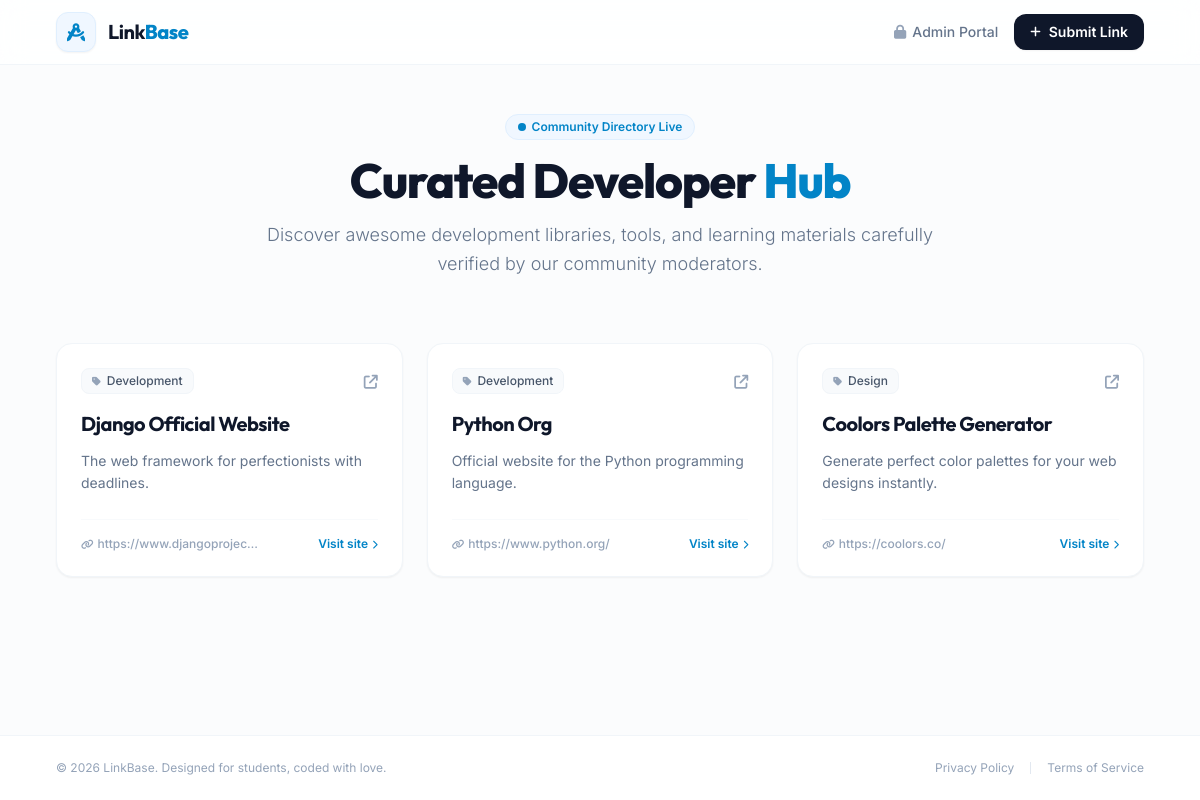
Before: / with the older database file.
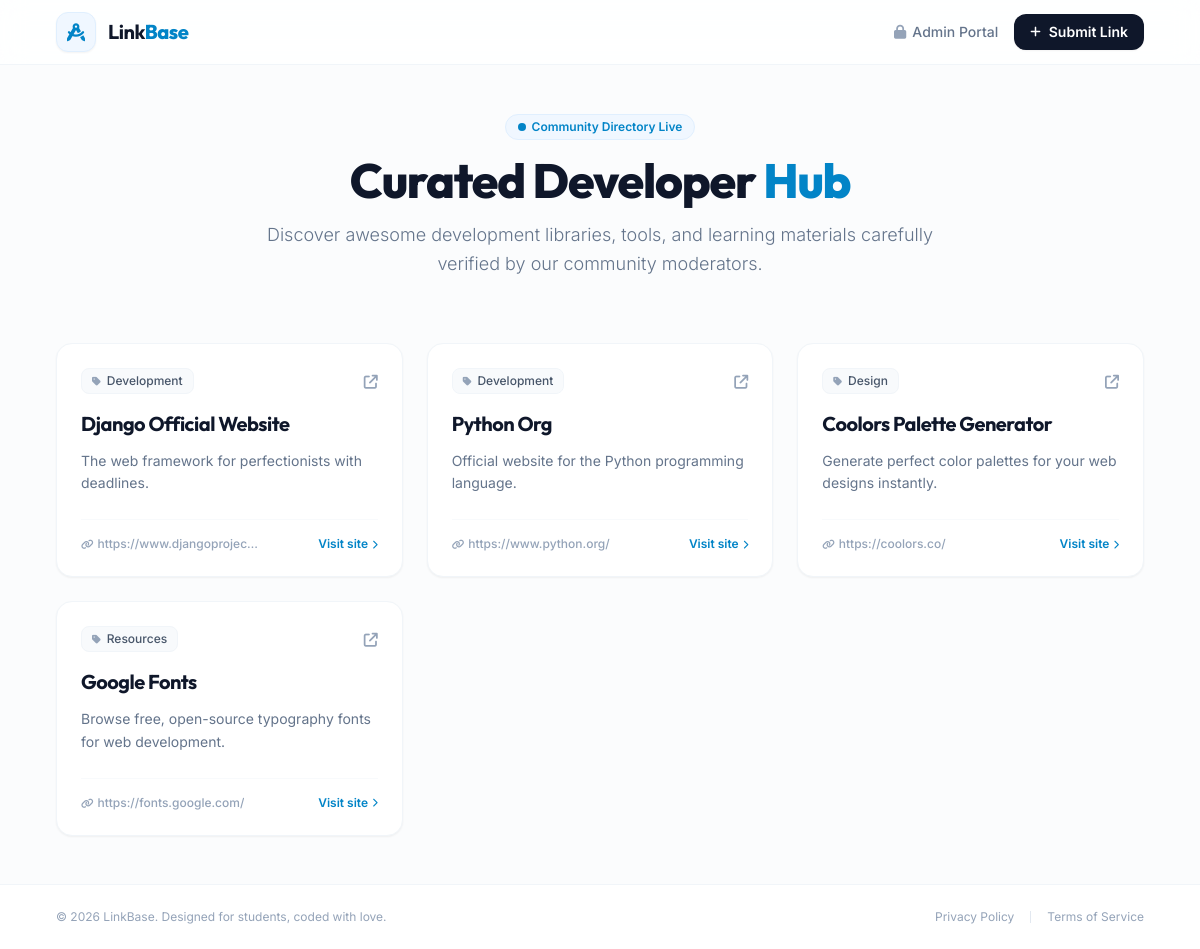
After: the same page with the newer database file.
### directory/models.py (models this page shows, shortened)
class Link(models.Model):
    category = models.ForeignKey(Category, on_delete=models.CASCADE, related_name='links')
    title = models.CharField(max_length=200)
    url = models.URLField()
    description = models.TextField()
    is_approved = models.BooleanField(default=False)

class Category(models.Model):
    name = models.CharField(max_length=100)

### directory/views.py (the view)
# urls.py: path('', views.global_feed, name='global_feed'),
def global_feed(request):
    approved_links = Link.objects.filter(is_approved=True)
    context = {
        'links': approved_links
    }
    return render(request, 'directory/link_list.html', context)

### directory/templates/directory/link_list.html (shortened to what this page needs)
<!DOCTYPE html>
<html lang="en" class="h-full bg-slate-50/50">
<head>
    <script src="https://cdn.tailwindcss.com"></script>
    <link rel="stylesheet" href="https://cdnjs.cloudflare.com/ajax/libs/font-awesome/6.4.0/css/all.min.css">
</head>
<body class="h-full font-sans text-slate-800 antialiased flex flex-col">
    <nav class="sticky top-0 z-40 w-full border-b border-slate-100 bg-white/80 backdrop-blur-md">
        <div class="mx-auto max-w-6xl px-4 sm:px-6 lg:px-8">
            <div class="flex h-16 items-center justify-between">
                <div class="flex items-center gap-3">
                    <div class="flex h-10 w-10 items-center justify-center rounded-xl bg-brand-50 text-brand-600 border border-brand-100 shadow-sm transition-transform hover:scale-105">
                        <i class="fa-solid fa-compass-drafting text-lg"></i>
                    </div>
                    <span class="font-outfit text-xl font-bold tracking-tight text-slate-900">
                        Link<span class="text-brand-600 font-extrabold">Base</span>
                    </span>
                </div>
                <div class="flex items-center gap-4">
                    <a href="/admin/" class="text-sm font-medium text-slate-500 hover:text-slate-900 transition-colors">
                        <i class="fa-solid fa-lock mr-1.5 text-slate-400"></i>Admin Portal
                    </a>
                    <a href="{% url 'directory:submit_link' %}" class="inline-flex items-center gap-2 rounded-xl bg-slate-900 px-4 py-2 text-sm font-semibold text-white shadow-sm hover:bg-slate-800 hover:scale-[1.02] active:scale-[0.98] transition-all">
                        <i class="fa-solid fa-plus text-xs"></i>Submit Link
                    </a>
                </div>
            </div>
        </div>
    </nav>
    <main class="flex-1 mx-auto max-w-6xl w-full px-4 py-12 sm:px-6 lg:px-8">
        <div class="text-center max-w-2xl mx-auto mb-16">
            <span class="inline-flex items-center gap-1.5 rounded-full bg-brand-50 px-3 py-1 text-xs font-semibold text-brand-600 border border-brand-100 mb-4">
                <span class="flex h-2 w-2 rounded-full bg-brand-600 animate-pulse"></span>
                Community Directory Live
            </span>
            <h1 class="font-outfit text-4xl font-extrabold tracking-tight text-slate-900 sm:text-5xl">
                Curated Developer <span class="text-brand-600">Hub</span>
            </h1>
            <p class="mt-4 text-lg text-slate-500 leading-relaxed font-light">
                Discover awesome development libraries, tools, and learning materials carefully verified by our community moderators.
            </p>
        </div>
        {% if links %}
            <div class="grid gap-6 sm:grid-cols-2 lg:grid-cols-3">
                {% for link in links %}
                    <article class="group relative flex flex-col justify-between overflow-hidden rounded-2xl border border-slate-100 bg-white p-6 shadow-sm hover:shadow-md hover:border-slate-200 transition-all duration-300">
                        <div>
                            <div class="flex items-center justify-between mb-4">
                                <a href="{% url 'directory:category_filter' link.category.id %}" class="inline-flex items-center gap-1.5 rounded-lg bg-slate-50 px-2.5 py-1 text-xs font-medium text-slate-600 border border-slate-100 hover:bg-brand-50 hover:text-brand-600 hover:border-brand-100 transition-colors duration-300">
                                    <i class="fa-solid fa-tag text-[10px] text-slate-400 hover:text-brand-600 transition-colors"></i>
                                    {{ link.category.name }}
                                </a>
                                <a href="{{ link.url }}" target="_blank" rel="noopener noreferrer" class="text-slate-400 group-hover:text-brand-600 transition-colors duration-300">
                                    <i class="fa-solid fa-arrow-up-right-from-square text-sm"></i>
                                </a>
                            </div>
                            <h3 class="font-outfit text-xl font-bold tracking-tight text-slate-900 group-hover:text-brand-600 transition-colors duration-300">
                                <a href="{{ link.url }}" target="_blank" rel="noopener noreferrer" class="focus:outline-none">
                                    {{ link.title }}
                                </a>
                            </h3>
                            <p class="mt-3 text-sm text-slate-500 leading-relaxed font-normal">
                                {{ link.description }}
                            </p>
                        </div>
                        <div class="mt-6 pt-4 border-t border-slate-50 flex items-center justify-between">
                            <span class="text-xs font-medium text-slate-400 truncate max-w-[180px]">
                                <i class="fa-solid fa-link mr-1 text-[10px]"></i>{{ link.url|truncatechars:28 }}
                            </span>
                            <a href="{{ link.url }}" target="_blank" rel="noopener noreferrer" class="inline-flex items-center gap-1 text-xs font-semibold text-brand-600 group-hover:text-brand-700">
                                Visit site
                                <i class="fa-solid fa-chevron-right text-[9px] group-hover:translate-x-0.5 transition-transform"></i>
                            </a>
                        </div>
                    </article>
                {% endfor %}
            </div>
        {% endif %}
    </main>
    <footer class="w-full border-t border-slate-100 bg-white py-6">
        <div class="mx-auto max-w-6xl px-4 sm:px-6 lg:px-8 flex flex-col sm:flex-row items-center justify-between gap-4">
            <p class="text-xs text-slate-400">
                &copy; 2026 LinkBase. Designed for students, coded with love.
            </p>
            <div class="flex items-center gap-4 text-xs text-slate-400">
                <span class="hover:text-slate-600 transition-colors cursor-pointer">Privacy Policy</span>
                <span class="hover:text-slate-600 transition-colors cursor-pointer">Terms of Service</span>
            </div>
        </div>
    </footer>
</body>
</html>

Changed rows visible on the page:
now on this page (row edited): Link: category.name "Resources", title "Google Fonts", description "Browse free, open-source typography fonts for web development.", url "https://fonts.google.com/"
